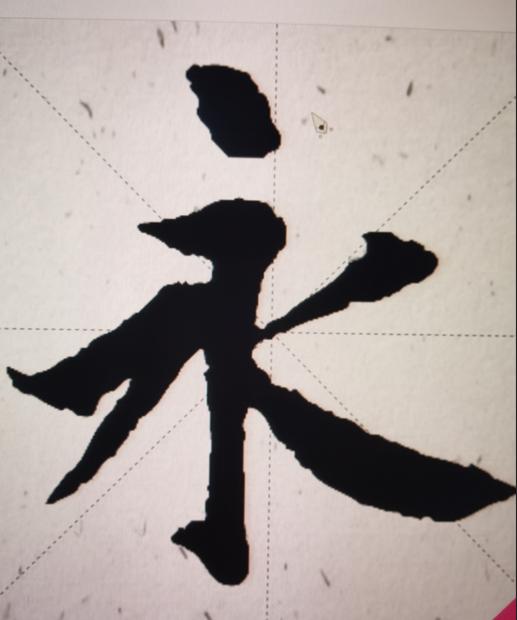
#> input picture png/20240808161848.png, 517 x 620 px
$ python -i OpecvUtils.py   (imports and definitions only)   (older library calls are emulated)
#> lines starting #> are read from the running program, lines starting #| are printed output that depends on the picture
import numpy as np
import cv2
import datetime
import os
from skimage.metrics import structural_similarity
BASE_PATH = 'static/png'


def remove_green_from_img(img_path: str):
#> called with img_path = 'png/20240808161848.png'
    img = cv2.imread(img_path)
#> img is the input picture: shape (620, 517, 3); mean B, G, R 157.2, 161.5, 170.8
    hsv_mat = cv2.cvtColor(img, cv2.COLOR_RGB2HSV)
#> hsv_mat: shape (620, 517, 3); mean H, S, V 107.5, 28.2, 171.5
    min_mat = np.array([50, 100, 100])
    max_mat = np.array([70, 255, 255])
    mask = cv2.inRange(hsv_mat, min_mat, max_mat)
#> mask: shape (620, 517); every value is 0
    mask_not = cv2.bitwise_not(mask)
#> mask_not: shape (620, 517); every value is 255
    # green_mat = cv2.bitwise_and(img, img, mask=mask)
    green_not_mat = cv2.bitwise_and(img, img, mask=mask_not)
    b,g,r = cv2.split(green_not_mat)
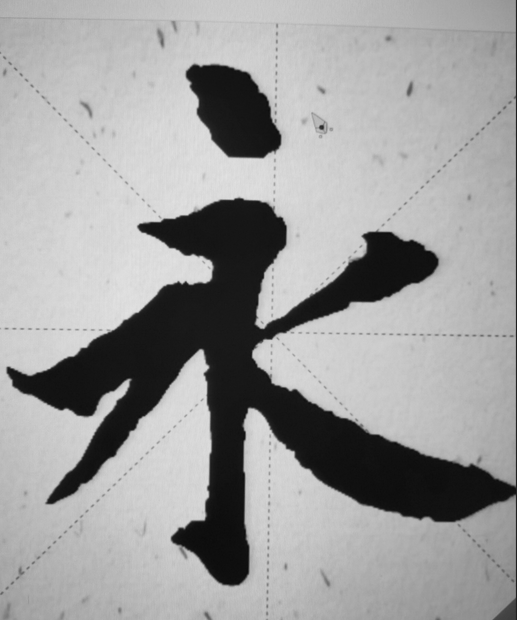
#> b: shape (620, 517); min 11, max 226, mean 157.2
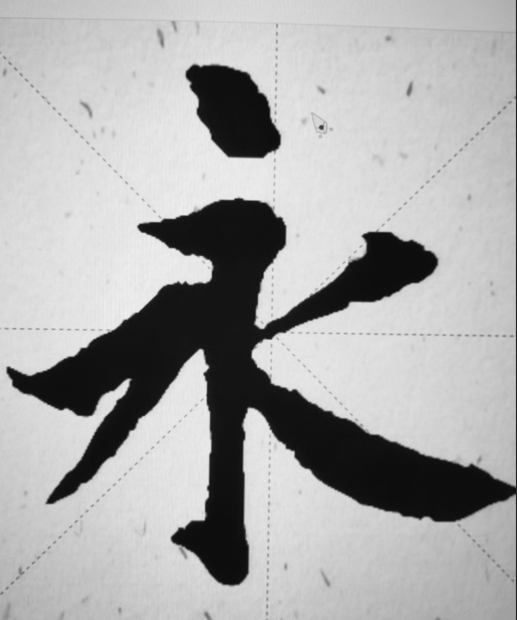
#> r: shape (620, 517); min 11, max 239, mean 170.8
    bgra = cv2.merge([b, g, r, mask_not])
    output_filename = datetime.datetime.now().strftime('%Y%m%d%H%M%S') + ".png"
    cv2.imwrite(os.path.join(BASE_PATH, "", output_filename), bgra)
    # cv2.imshow('bgra', bgra)
    # cv2.waitKey()
    # cv2.destroyAllWindows()
    return output_filename


def unwrap_n_replace(img_path: str):
    return unwrap_color_replace(img_path=img_path, bgr=[55, 67, 188])


# [99 lines left out: functions unwrap_color_replace, compare_img, not called in this run]


# [11 lines of commented-out code are left out]

>>> result = remove_green_from_img('png/20240808161848.png')
